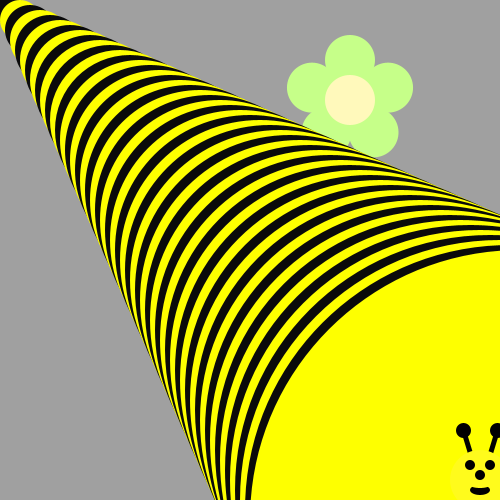
Frame 1 (no input)
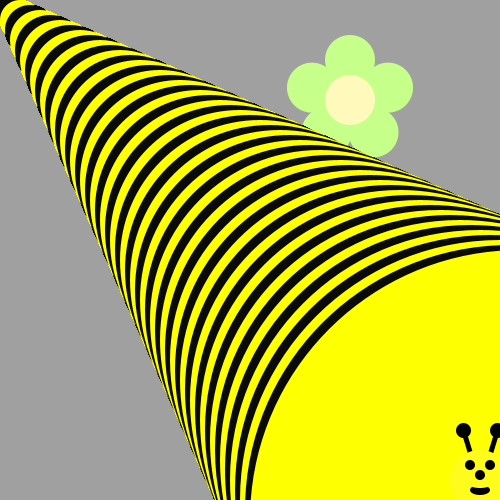
Frame 60 (the mouse pressed at the canvas centre just before this capture)
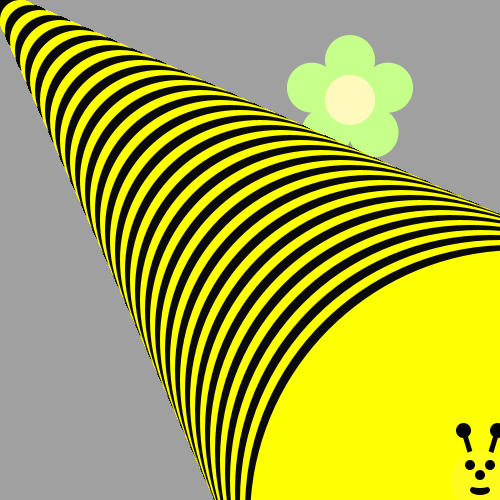
Frame 120 (the mouse held since frame 60 and released just before this capture)

The Processing sketch that drew these frames (run headless with seeded random() and noise(); from frame 60 on, the mouse is pressed at the canvas centre):

// Processing sketch: expand_bee
// ── expand_bee.pde
void draw() {
/*Use a loop to make a body for the Bee!
Then put his head on using drawBeeFace(x,y)
Use Modulo to make the colors alternate 
*/
  for(int i = 0;i<53;i++) {
    if(i%2==0) {
      fill(#FEFF00);
      ellipse(i*10,i*10,i*10+20,i*10+20);
    }else{
      fill(#0A0A0A);
      ellipse(i*10,i*10,i*10+20,i*10+20);
    }
    drawBeeFace(480, 480);
  }
}

void drawFlower(int x, int y) {
     noStroke();
     translate(x, y);
     // draw 5 petals, rotating after each one<
     fill(#c6ff89);      // green
      for (int i = 0; i < 5; i++) {
           ellipse(0, -40, 50, 50);
          rotate(radians(72));
     }
     fill(#fff9bb); // light yellow
     ellipse(0, 0, 50, 50);
} 
void drawBeeFace(int BeeFaceX, int BeeFaceY) {
     noStroke();
     fill(0, 0, 0);
     stroke(1);
     strokeWeight(5);
     line(BeeFaceX-10, BeeFaceY-27, BeeFaceX-17, BeeFaceY-50);
     line(BeeFaceX+10, BeeFaceY-27, BeeFaceX+17, BeeFaceY-50);
     ellipse(BeeFaceX-17, BeeFaceY-50, 10, 10);
     ellipse(BeeFaceX+17, BeeFaceY-50, 10, 10);
     noStroke();
     fill(255, 251, 28);
     ellipse(BeeFaceX, BeeFaceY, 60, 60); // face
     fill(255, 237, 209);
     fill(0,0,0);
      ellipse(BeeFaceX-10, BeeFaceY-15, 10, 10); // eyes
     ellipse(BeeFaceX+10, BeeFaceY-15, 10, 10);
      ellipse(BeeFaceX, BeeFaceY-5, 10, 10); // nose
      ellipse(BeeFaceX, BeeFaceY+10, 20, 10);// mouth
     fill(255, 251, 28);
     ellipse(BeeFaceX, BeeFaceY+5, 20, 6);
}

void setup() {
     ellipseMode(CENTER);
     size(500, 500);
     background(160, 160, 160);
      drawFlower(350, 100);
}
